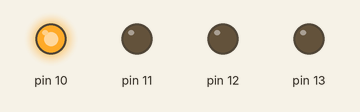
Recording of a sketch running on a simulated Arduino Uno, built with avr-gcc and run on an emulated ATmega328P. On the bench: output pins drawn as LEDs (lit = HIGH).

Above: at 0.05 s.
At 0.65 s:
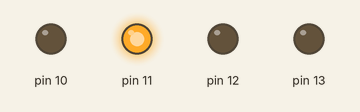
At 1.25 s:
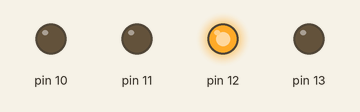
At 2.85 s:
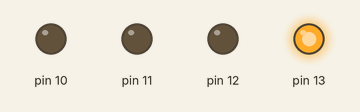
Timing chart, 0 to 3.1 s (numbered marks = the images above):
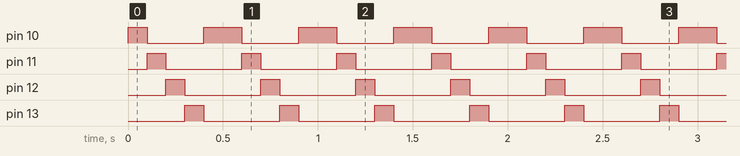

The sketch:

incrementation_chenillard.ino
```cpp
int timer=100;
void setup() {
for(int thisPin=10;thisPin<14;thisPin++){
  pinMode(thisPin, OUTPUT);
  }
}

void loop() {
  for(int thisPin=10;thisPin<14;thisPin++){
    digitalWrite(thisPin, HIGH);
    delay(timer);
    digitalWrite(thisPin, LOW);
  }
  for(int thisPin=10;thisPin>=10;thisPin--){
    digitalWrite(thisPin, HIGH);
    delay(timer);
    digitalWrite(thisPin, LOW);
  }

}
```

Measured:
- by itself, pin 10: repeats every 0.50 s: LOW 0.30 s, HIGH 0.20 s
- by itself, pin 11–13: alternates HIGH for 0.10 s and LOW for 0.40 s
